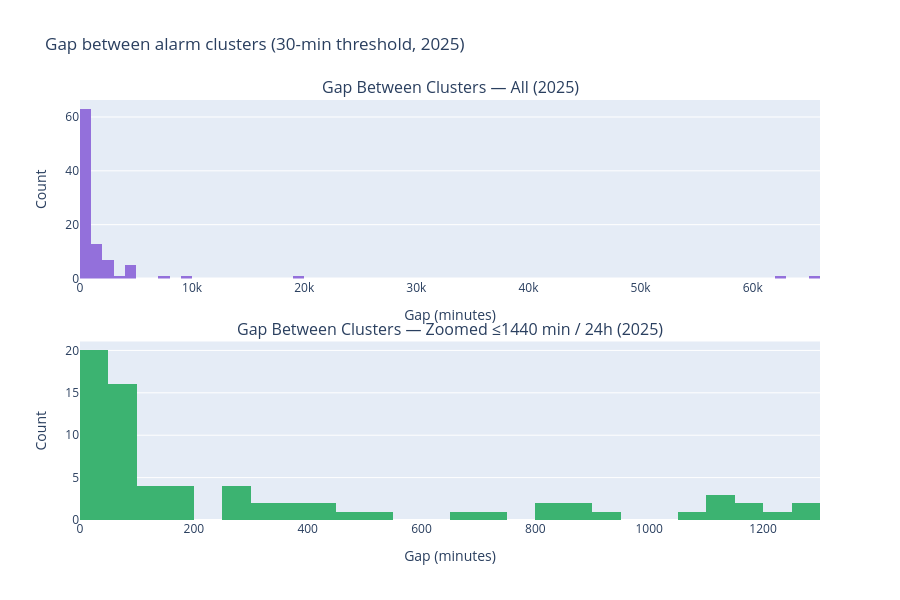

Notebook code for this chart:
### Code cell
# Distribution of gaps between clusters
cluster_gaps = clusters['gap_to_next_cluster_min'].dropna()

def classify_cluster_gap(gap_min):
    if gap_min <= 60:
        return '≤1 hour'
    elif gap_min <= 360:
        return '1-6 hours'
    elif gap_min <= 1440:
        return '6-24 hours'
    elif gap_min <= 4320:
        return '1-3 days'
    elif gap_min <= 10080:
        return '3-7 days'
    else:
        return '>7 days'

gap_cls = cluster_gaps.apply(classify_cluster_gap)
gap_order = ['≤1 hour', '1-6 hours', '6-24 hours', '1-3 days', '3-7 days', '>7 days']
gap_counts = gap_cls.value_counts().reindex(gap_order).fillna(0).astype(int)
gap_pcts = (gap_counts / len(cluster_gaps) * 100).round(1)

print(f"Gap Between Alarm Clusters ({CLUSTER_GAP_THRESHOLD}-min threshold, 2025):")
print("=" * 60)
for cls in gap_order:
    print(f"  {cls:20s}: {gap_counts[cls]:5d} ({gap_pcts[cls]:5.1f}%)")

fig = make_subplots(rows=2, cols=1, subplot_titles=[
    'Gap Between Clusters — All (2025)',
    'Gap Between Clusters — Zoomed ≤1440 min / 24h (2025)'
], vertical_spacing=0.15)

fig.add_trace(go.Histogram(x=cluster_gaps, nbinsx=80, marker_color='mediumpurple'), row=1, col=1)
fig.add_trace(go.Histogram(x=cluster_gaps[cluster_gaps <= 1440], nbinsx=60, marker_color='mediumseagreen'), row=2, col=1)

fig.update_xaxes(title_text='Gap (minutes)', row=1, col=1)
fig.update_xaxes(title_text='Gap (minutes)', row=2, col=1)
fig.update_yaxes(title_text='Count', row=1, col=1)
fig.update_yaxes(title_text='Count', row=2, col=1)
fig.update_layout(height=600, showlegend=False, 
                  title_text=f'Gap between alarm clusters ({CLUSTER_GAP_THRESHOLD}-min threshold, 2025)')
fig.show()

### Figure 1 — Plotly figure (JSON) as saved in the notebook; plotly's stock layout.template omitted (floating-point values rounded to 4 significant figures)
{"data": [{"marker": {"color": "mediumpurple"}, "nbinsx": 80, "type": "histogram", "x": [37.39, 2778.0, 1124.0, 326.8, 504.5, 1447.0, 48.58, 48.13, 50.11, 90.92, 48.38, 495.8, 153.8, 60.95, 4097.0, 150.5, 2544.0, 41.75, 2617.0, 295.7, 39.67, 31.35, 51.84, 65970.0, 379.7, 1097.0, 395.5, 195.7, 62980.0, 94.36, 46.33, 39.16, 2653.0, 748.8, 95.9, 4668.0, 3928.0, 833.4, 449.4, 838.2, 73.53, 689.1, 852.6, 37.56, 43.12, 414.9, 4284.0, 65.23, 4762.0, 155.1, 42.05, 2887.0, 268.0, 259.3, 111.8, 1273.0, 61.8, 34.25, 44.1, 324.2, 41.45, 947.3, 4715.0, 31.21, 9853.0, 55.3, 108.2, 51.12, 1156.0, 64.26, 1251.0, 258.3, 1113.0, 32.31, 2765.0, 7331.0, 1543.0, 33.72, 19850.0, 1476.0, 1125.0, 1619.0, 57.57, 1201.0, 129.2, 70.61, 1177.0, 3000.0, 47.73, 106.7, 897.1, 42.7, 55.46, 69.84], "xaxis": "x", "yaxis": "y"}, {"marker": {"color": "mediumseagreen"}, "nbinsx": 60, "type": "histogram", "x": [37.39, 1124.0, 326.8, 504.5, 48.58, 48.13, 50.11, 90.92, 48.38, 495.8, 153.8, 60.95, 150.5, 41.75, 295.7, 39.67, 31.35, 51.84, 379.7, 1097.0, 395.5, 195.7, 94.36, 46.33, 39.16, 748.8, 95.9, 833.4, 449.4, 838.2, 73.53, 689.1, 852.6, 37.56, 43.12, 414.9, 65.23, 155.1, 42.05, 268.0, 259.3, 111.8, 1273.0, 61.8, 34.25, 44.1, 324.2, 41.45, 947.3, 31.21, 55.3, 108.2, 51.12, 1156.0, 64.26, 1251.0, 258.3, 1113.0, 32.31, 33.72, 1125.0, 57.57, 1201.0, 129.2, 70.61, 1177.0, 47.73, 106.7, 897.1, 42.7, 55.46, 69.84], "xaxis": "x2", "yaxis": "y2"}], "layout": {"annotations": [{"font": {"size": 16}, "showarrow": false, "text": "Gap Between Clusters — All (2025)", "x": 0.5, "xanchor": "center", "xref": "paper", "y": 1, "yanchor": "bottom", "yref": "paper"}, {"font": {"size": 16}, "showarrow": false, "text": "Gap Between Clusters — Zoomed ≤1440 min / 24h (2025)", "x": 0.5, "xanchor": "center", "xref": "paper", "y": 0.425, "yanchor": "bottom", "yref": "paper"}], "height": 600, "showlegend": false, "title": {"text": "Gap between alarm clusters (30-min threshold, 2025)"}, "xaxis": {"anchor": "y", "domain": [0, 1], "title": {"text": "Gap (minutes)"}}, "xaxis2": {"anchor": "y2", "domain": [0, 1], "title": {"text": "Gap (minutes)"}}, "yaxis": {"anchor": "x", "domain": [0.575, 1], "title": {"text": "Count"}}, "yaxis2": {"anchor": "x2", "domain": [0, 0.425], "title": {"text": "Count"}}}}
